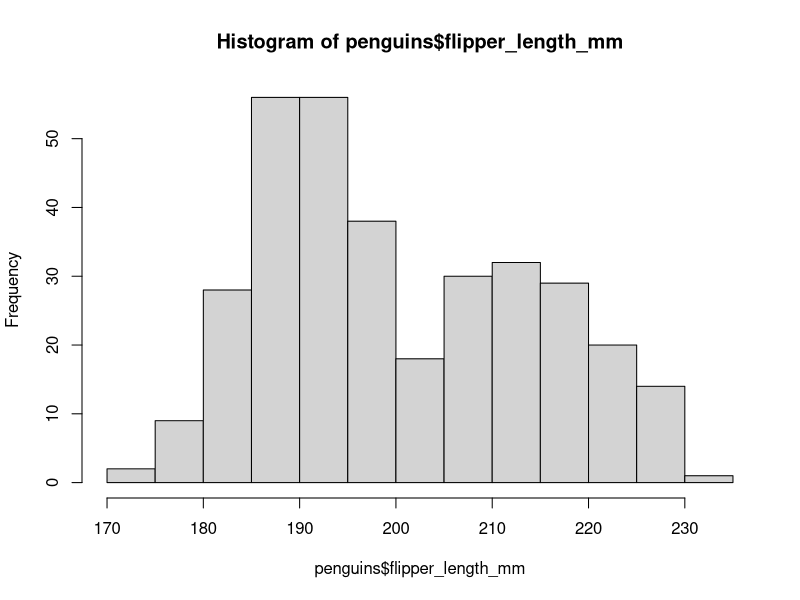
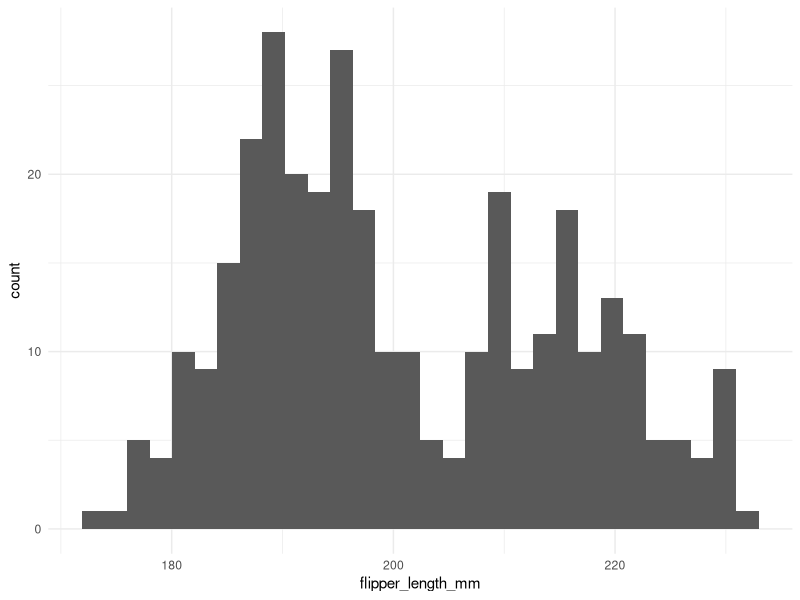
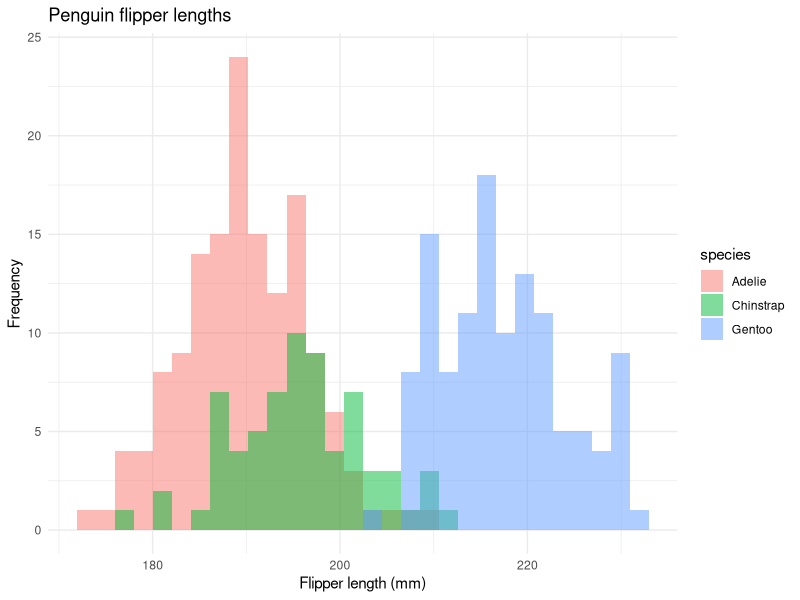

Write the R code that produced these figures, in order.

# setting working directory
setwd("/Users/katievolpert/Documents/GitHub/crim1200-stat/Exercises4")

# load packages
# install.packages("palmerpenguins")
library(tidyverse)
library(palmerpenguins)
library(ggplot2)
ggplot2::theme_set(ggplot2::theme_minimal())

#About the data
#Data were collected and made available by Dr. Kristen Gorman and the Palmer 
#Station, Antarctica LTER, a member of the Long Term Ecological Research Network. 
#The palmerpenguins package contains two datasets. One is called penguins, and is 
#a simplified version of the raw data; see ?penguins for more info.
# Source: https://github.com/allisonhorst/palmerpenguins/blob/main/README.md
?penguins

# what does the data look like?
penguins
penguins <- na.omit(penguins)

# let's use the quantitative variable: flipper length
class(penguins$flipper_length_mm)

# summarize it
summary(penguins$flipper_length_mm)

# plot histogram using base R
hist(penguins$flipper_length_mm)

# plot histogram using ggplot
ggplot(data = penguins, aes(x = flipper_length_mm)) +
  geom_histogram( position = "identity")

# plot histogram, conditioning on species
ggplot(data = penguins, aes(x = flipper_length_mm)) +
  geom_histogram(aes(fill = species), alpha = 0.5, position = "identity") + 
  labs(x = "Flipper length (mm)",
       y = "Frequency",
       title = "Penguin flipper lengths")

# standard deviation for flipper length, only for adelie species
penguins %>% filter(species == "Adelie") %>% summarise(sd(flipper_length_mm))

# variance for this
penguins %>% filter(species == "Adelie") %>% summarise(var(flipper_length_mm))

# now mean, median, sd, var, iqr: all together, for adelie species
penguins %>% filter(species == "Adelie") %>% summarise(
  flipperlength_mean = mean(flipper_length_mm),
  flipperlength_median = median(flipper_length_mm),
  flipperlength_sd = sd(flipper_length_mm),
  flipperlength_var = var(flipper_length_mm),
  flipperlength_iqr = IQR(flipper_length_mm)
)



